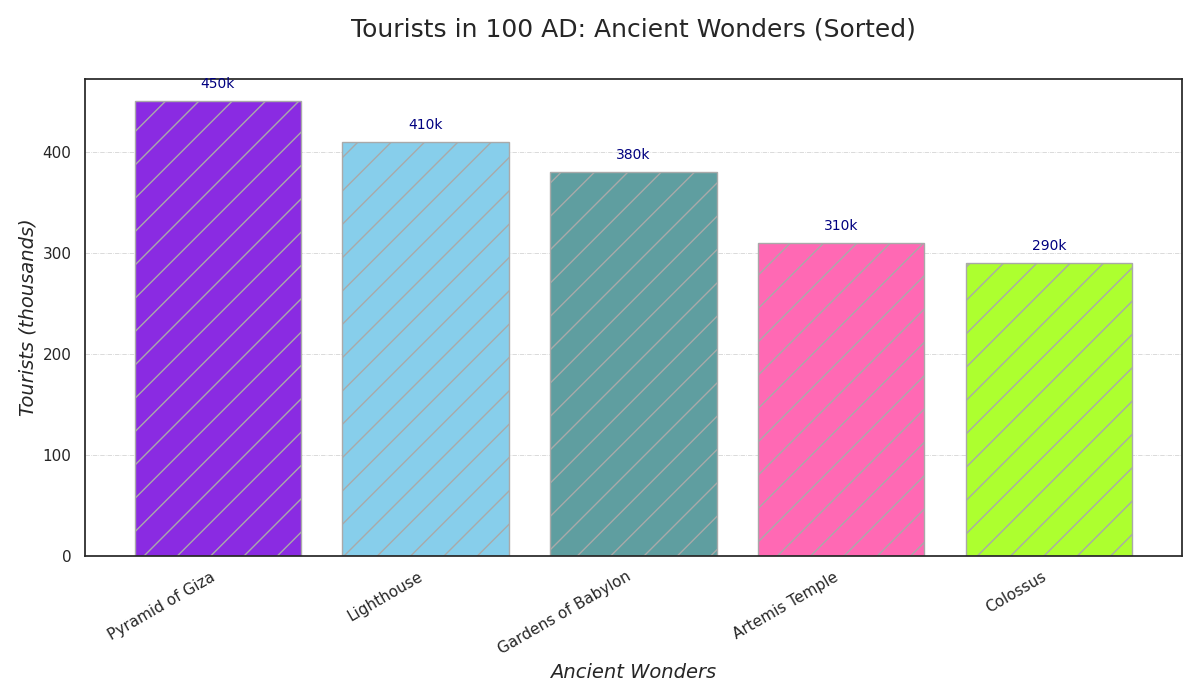

Recreate this plot in Python.
import matplotlib.pyplot as plt
import numpy as np

wonders = [
    "Pyramid of Giza", "Lighthouse", 
    "Gardens of Babylon", "Artemis Temple", "Colossus"
]

tourists = np.array([450, 410, 380, 310, 290])

colors = ['#8A2BE2', '#87CEEB', '#5F9EA0', '#FF69B4', '#ADFF2F']

# Create a bar chart with sorted data
fig, ax = plt.subplots(figsize=(12, 7))

bars = ax.bar(wonders, tourists, color=colors, edgecolor='darkgrey', hatch='/')

# Annotate the bars with their respective values
for bar in bars:
    yval = bar.get_height()
    ax.text(bar.get_x() + bar.get_width() / 2, yval + 10, f'{yval}k', ha='center', va='bottom', fontsize=10, color='navy')

# Configure chart title and labels
ax.set_title('Tourists in 100 AD: Ancient Wonders (Sorted)', fontsize=18, pad=30)
ax.set_xlabel('Ancient Wonders', fontsize=14, style='italic')
ax.set_ylabel('Tourists (thousands)', fontsize=14, style='italic')

# Rotate x-ticks for better readability
plt.xticks(rotation=30, ha='right')

# Add a grid for better clarity
ax.yaxis.grid(True, linestyle='-.', linewidth=0.5)

# Adjust layout to fit everything nicely
plt.tight_layout()

# Display the chart
plt.show()
